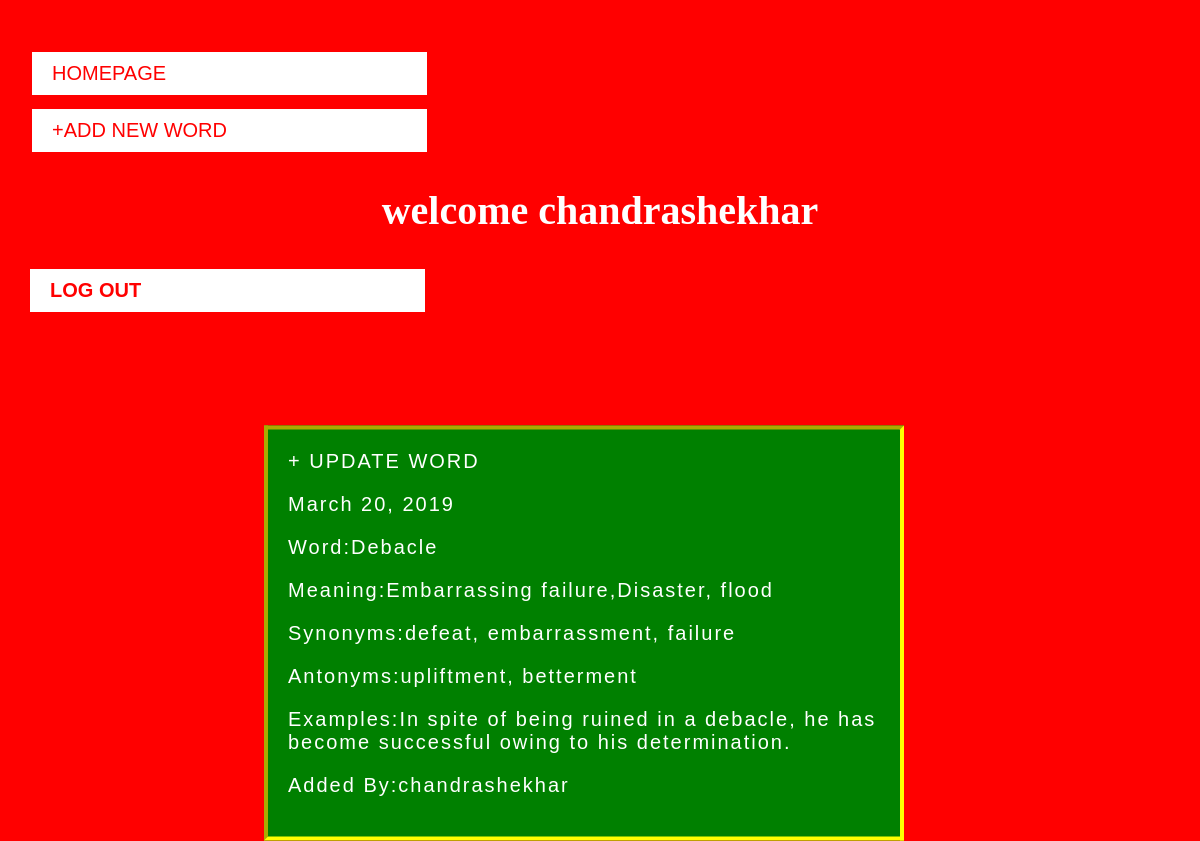
Screenshot of /word/13/ (signed in) with the database file from the repository.
### word/models.py (models this page shows, shortened)
class Daily_words(models.Model):
    class Meta:
        ordering=['-Date_posted']
    Date_posted=models.DateField(auto_now=True)
    Word=models.CharField(max_length=20,unique=True)
    Meaning=models.CharField(max_length=100)
    Synonyms=models.CharField(max_length=80,null=True,blank=True)
    Antonyms=models.CharField(max_length=80,null=True,blank=True)
    Examples=models.TextField()
    AddedBy=models.ForeignKey('auth.User',on_delete=models.CASCADE)

### word/views.py (the view)
# urls.py: path('word/<int:pk>/',WordPage.as_view(),name='Detail'),
class WordPage(DetailView):
    model=Daily_words
    context_object_name='word'
    template_name='word.html'

### templates/word.html (shortened to what this page needs)
{% extends "Base.html" %}
{% block title %}
{% load static %}
    <link href={% static 'css/Base.css' %} rel='stylesheet'>
{% endblock title %}
{% block content %}
<div class='cl'>
 <a href={% url 'Update' object.pk %} >+ UPDATE WORD</a>
 <P>{{object.Date_posted}}<p>
 <P>Word:{{object.Word}}<p>
 <P>Meaning:{{object.Meaning}}<p>
 <P>Synonyms:{{object.Synonyms}}<p>
 <P>Antonyms:{{object.Antonyms}}<p>
 <P>Examples:{{object.Examples}}<p>
 <P>Added By:{{object.AddedBy}}<p>
</div>
{% endblock content %}

### templates/Base.html (shortened to what this page needs)
<html lang="en">
<head>
{% load static %}
    <link href={% static 'css/Base.css' %} rel='stylesheet'>
     {% block title %}
     {% endblock title %}
</head>
<body>
 <div class='icons'>
 <a class='buttons' id='buttons' href='{% url 'HOME' %}'>HOMEPAGE</a><a class='buttons' id='buttons' href='{% url 'NEW' %}'>+ADD NEW WORD</a>
  </div>
 {% if user.is_authenticated %}
  <h2>  welcome  {{user.username}}</h2>
  <h3>  <a id='buttons' class='buttons' href={% url 'logout' %}>LOG OUT</a></h3>
{% else %}
    <h3>  <a id='buttons' class='buttons' href='{% url 'login' %}'>LOGIN NOW</a></h3>
{% endif %}
    <p>{% block content %}
        {% endblock content %}</P>
</body>
</html>

### static/css/Base.css (style rules this page uses)
html { background-size: cover; background-color:red; color:white; }
a { font-size:20px; color:white; text-decoration: none; }
.cl { border:4px solid yellow; border-style: inset; transform:translate(40%,10%); padding:20px; opacity: 100%; font-size:20px; letter-spacing:2px; font-family: 'Lucida Sans', 'Lucida Sans Regular', 'Lucida Grande', 'Lucida Sans Unicode', Geneva, Verdana, sans-serif; background-color:green; width:50%; }
#buttons { color:red; display: block; width:30%; background-color:white; padding:10px 20px; margin-bottom: 10px; border: 2px solid red; margin-left: 20px; font-size:20px; font-family:Calibri, 'Trebuchet MS', sans-serif; }
.icons { margin-left:2px; margin-top:50px; }
h2 { color:white; font-size:40px; text-align: center; }

### rows the page displays
Daily_words: Date_posted "March 20, 2019", Word "Debacle", Meaning "Embarrassing failure,Disaster, flood", Synonyms "defeat, embarrassment, failure", Antonyms "upliftment, betterment", Examples "In spite of being ruined in a debacle, he has become successful owing to his determination.", AddedBy "chandrashekhar"

### other values shown
{{ user.username }} "chandrashekhar"
